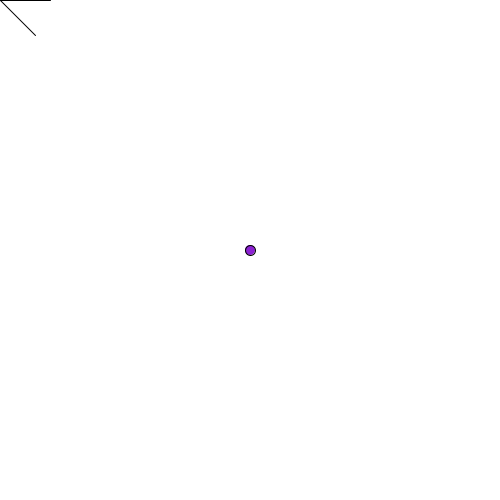
Frame 1 (no input)
Frame 60 (the mouse pressed at the canvas centre just before this capture): identical to frame 1, image omitted
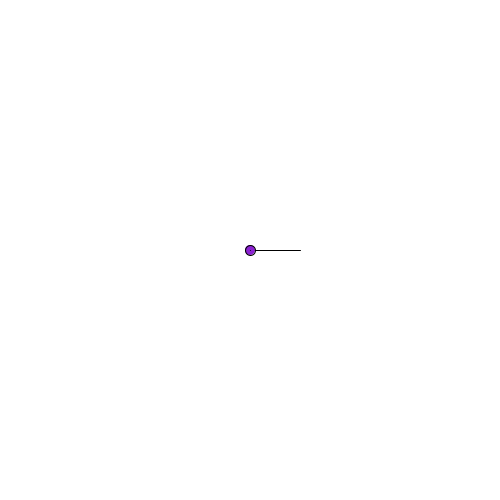
Frame 120 (the mouse held since frame 60 and released just before this capture)

The Processing sketch that drew these frames (run headless with seeded random() and noise(); from frame 60 on, the mouse is pressed at the canvas centre):

// Processing sketch: productoPuntoEJ
// ── productoPuntoEJ.pde
PVector posicionPJ;
PVector direccion;
PVector vectorResta;

void setup() {
  size(500, 500);
  posicionPJ = new PVector(width / 2, height / 2);
  direccion = new PVector(1, 0);
}

void draw() {
  background(255);
  dibujarPJ();
  dibujarPunto();
  vectorResta();
   PVector direccionAjustada = PVector.sub(vectorResta, posicionPJ);
  println(direccionAjustada.x, direccionAjustada.y);
}
public void dibujarPJ(){
   posicionPJ.set(mouseX, mouseY);
  line(posicionPJ.x, posicionPJ.y, posicionPJ.x + direccion.x * 50, posicionPJ.y + direccion.y * 50);
}

public void dibujarPunto(){
  fill(#8C22D3);
  ellipse(width / 2, height / 2, 10, 10);
}
public void vectorResta(){
  PVector puntoCentral = new PVector(width / 2, height / 2);
  
  // Calcular el vector ajustado usando el producto punto
  PVector direccionAjustada = PVector.sub(puntoCentral, posicionPJ);
  vectorResta = direccionAjustada;
  vectorResta.normalize();
  line(posicionPJ.x, posicionPJ.y, posicionPJ.x + vectorResta.x * 50, posicionPJ.y + vectorResta.y * 50);
}
